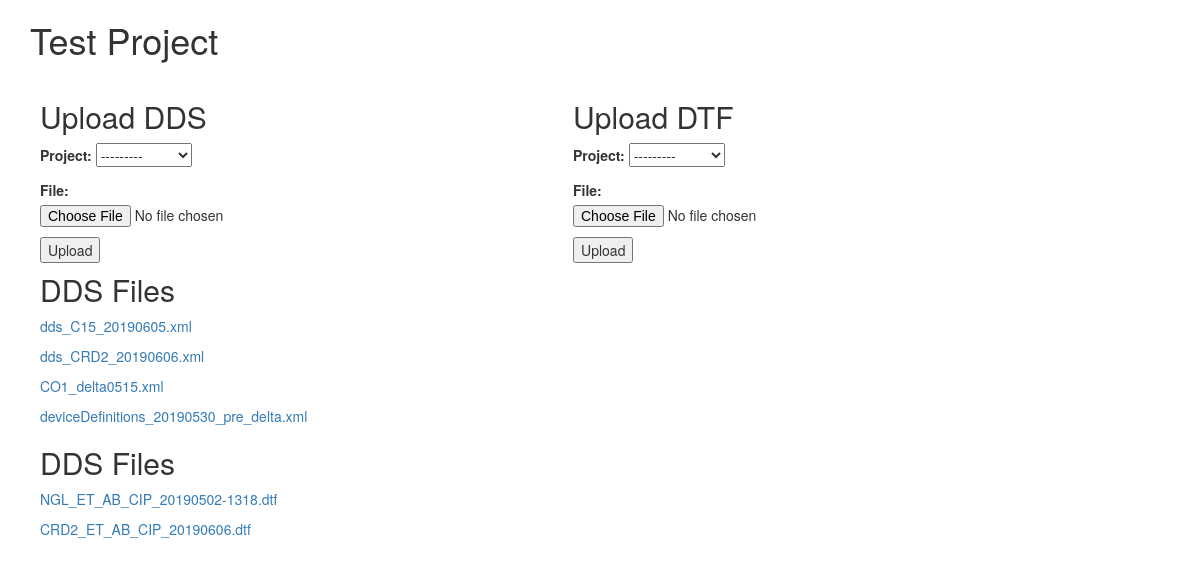
The app's page /projects/1/, older data.
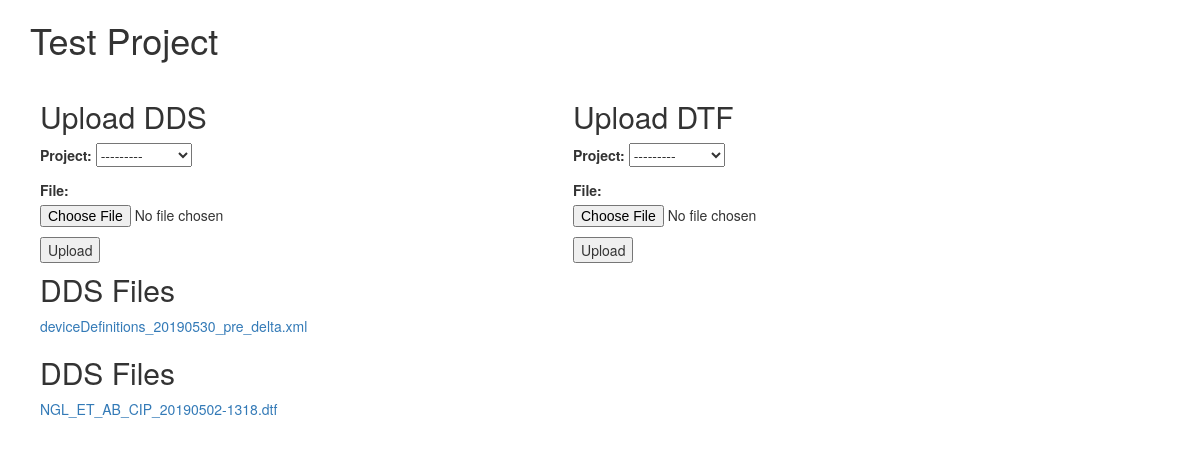
The same page, newer data.
### projects/models.py (models this page shows)
class Project(models.Model):
    name = models.CharField(max_length=124)
    def __str__(self):
        return self.name

### files/models.py (models this page shows, shortened)
class DDS(models.Model):
    file = models.FileField(upload_to='dds/')
    uploaded = models.DateTimeField(auto_now=True)
    last_update = models.DateTimeField(auto_now=True)
    project = models.ForeignKey(Project, on_delete=models.CASCADE)
    @property
    def base_file(self):
        return os.path.basename(str(self.file))

class DTF(models.Model):
    file = models.FileField(upload_to="dtf/")
    uploaded = models.DateTimeField(auto_now=True)
    project = models.ForeignKey(Project, on_delete=models.CASCADE)
    @property
    def base_file(self):
        return os.path.basename(str(self.file))

### projects/views.py (the view)
# urls.py: path('<int:pk>/', ProjectDetailView.as_view())
class ProjectDetailView(DetailView):
    queryset = Project.objects.all()
    def get_context_data(self, **kwargs):
        data = super().get_context_data(**kwargs)
        data['dds_form'] = DDSForm
        data['dtf_form'] = DTFForm
        return data

### projects/templates/projects/project_detail.html (shortened to what this page needs)
<!DOCTYPE html>
<html lang="en">
<head>
    <link rel="stylesheet" href="https://maxcdn.bootstrapcdn.com/bootstrap/3.4.0/css/bootstrap.min.css">
</head>
<body>
<div class="container">
    <h1>{{ project.name }}</h1>
    <div id="dds-form" style="float: left; width: 45%; margin: 10px;">
        <h2>Upload DDS</h2>
        <form method="post" enctype="multipart/form-data" action="{% url 'files:dds_upload' %}">
            {{ dds_form.as_p }}
            <button type="submit">Upload</button>
        </form>
    </div>
    <div id="dtf-form" style="float: left; width: 45%; margin: 10px;">
        <h2>Upload DTF</h2>
        <form method="post" enctype="multipart/form-data" action="{% url 'files:dtf_upload' %}">
            {{ dtf_form.as_p }}
            <button type="submit">Upload</button>
        </form>
    </div>
    <div id="dds-files" style="width: 90%; margin: 10px;">
        <h2>DDS Files</h2>
        {% for d in project.dds_set.all %}
            <p><a href="http://127.0.0.1:8000/files/dds/{{ d.pk }}">{{ d.base_file }}</a></p>
        {% endfor %}
    </div>
    <div id="dtf-files" style="width: 90%; margin: 10px;">
        <h2>DDS Files</h2>
        {% for d in project.dtf_set.all %}
            <p><a href="http://127.0.0.1:8000/files/dds/{{ d.pk }}">{{ d.base_file }}</a></p>
        {% endfor %}
    </div>
</div>
</body>
</html>

Row changes from the older to the newer data that the page shows:
removed DDS: base_file "dds_C15_20190605.xml"
removed DDS: base_file "dds_CRD2_20190606.xml"
removed DDS: base_file "CO1_delta0515.xml"
removed DTF: base_file "CRD2_ET_AB_CIP_20190606.dtf"
